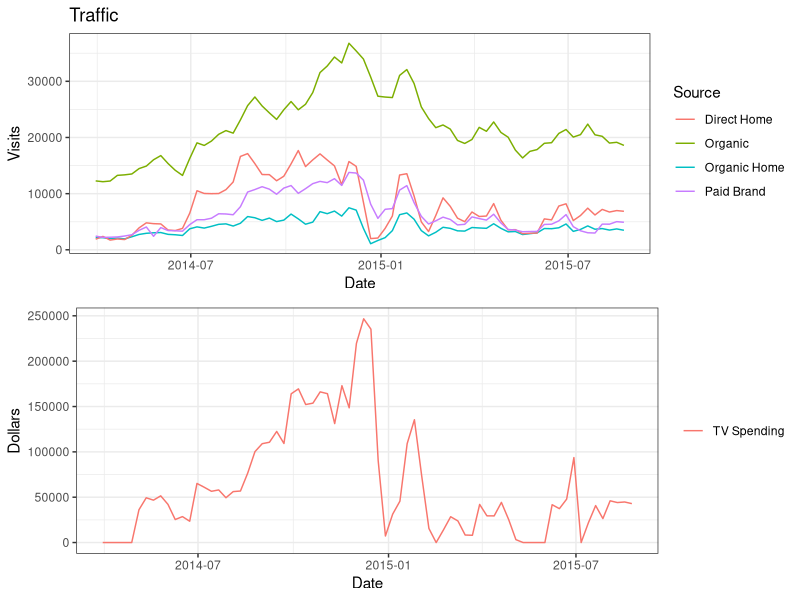
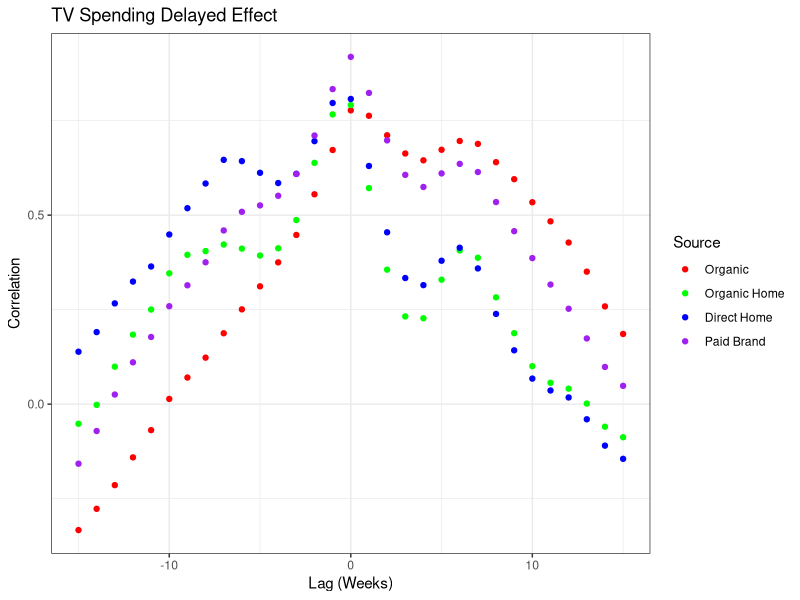
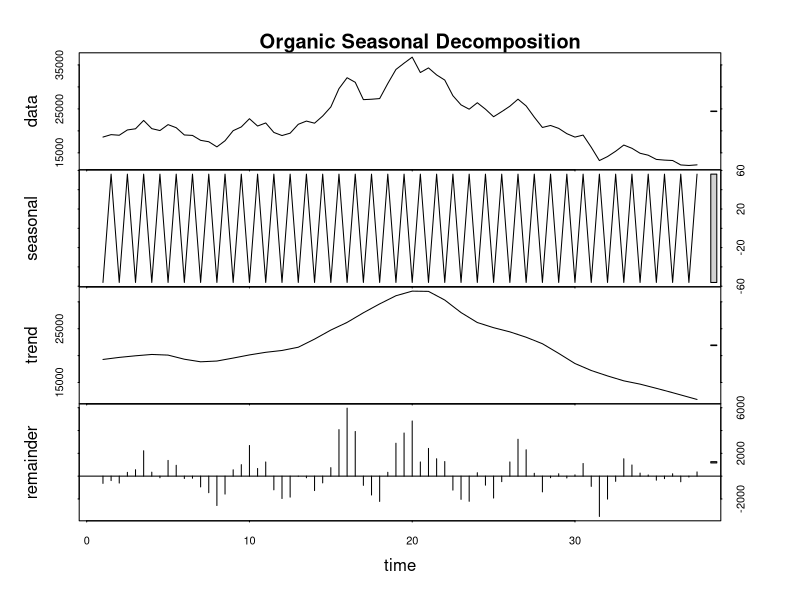
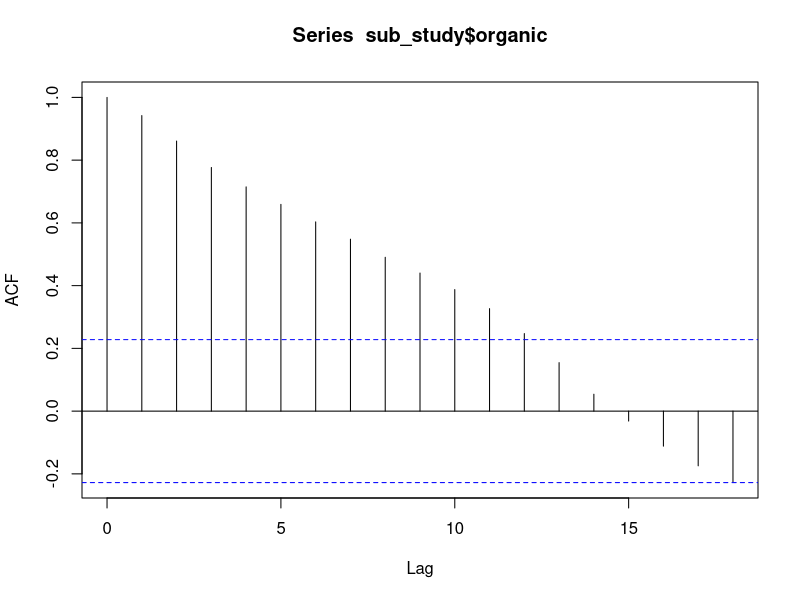
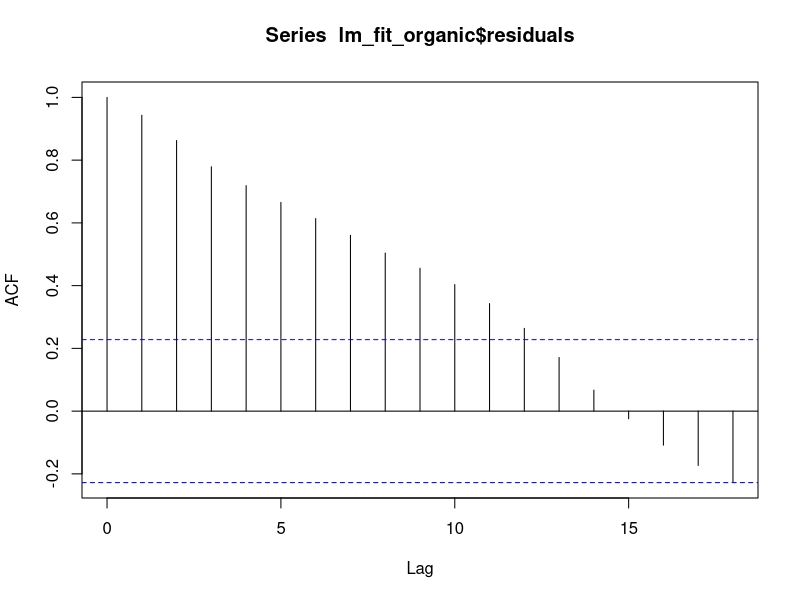
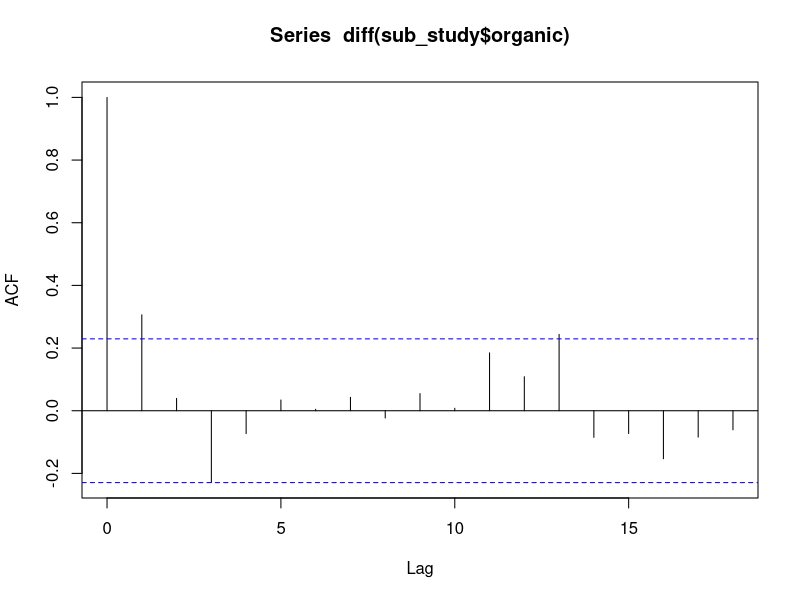
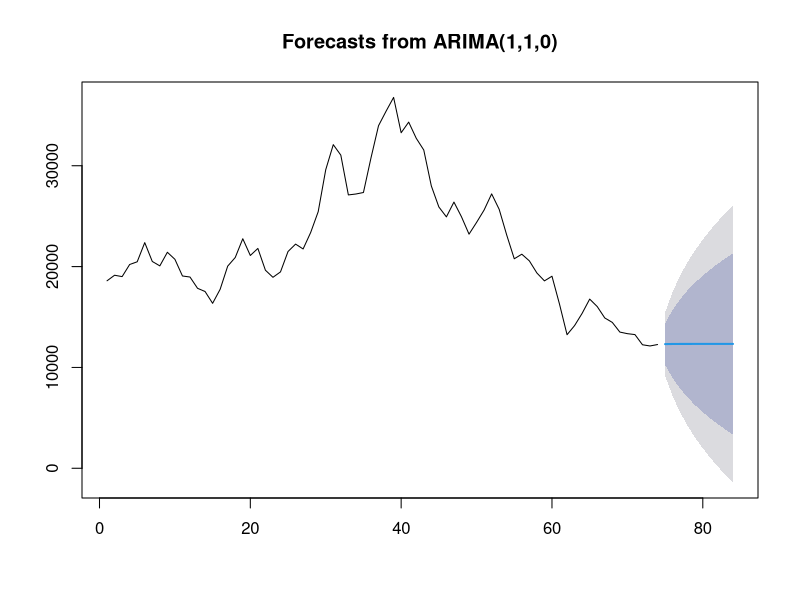
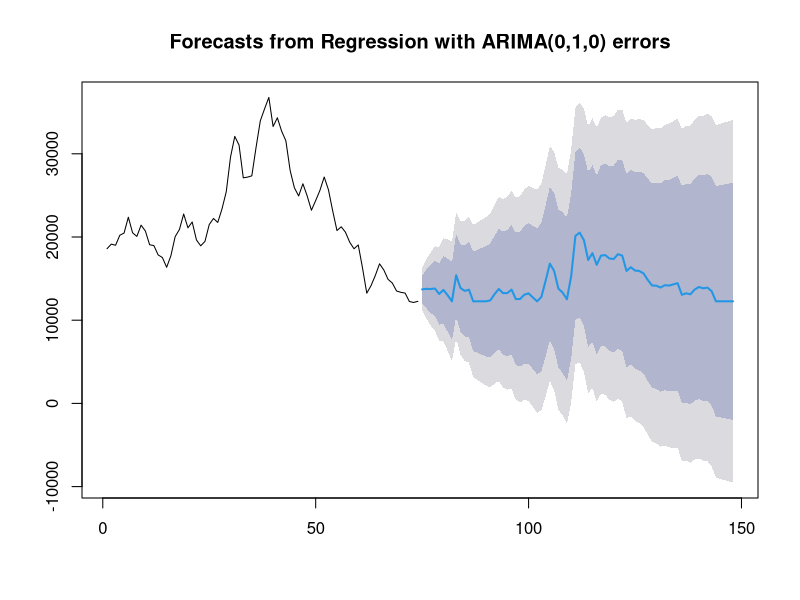

These figures' R source, in order:
library(tidyr)
library(dplyr)
library(openxlsx)
library(lubridate)
library(ggplot2)
library(gridExtra)
library(forecast)
library(stats)

tv_data=tbl_df(read.xlsx("tvanalysis.xlsx",sheet=2,rows=c(1:95),cols=c(1,4:20)))
tv_data$date=as.Date(as.character(tv_data$date),"%m/%d/%Y")+years(2000)
na_inds=which(is.na(tv_data$date))
for (ind in na_inds) {tv_data$date[ind]=tv_data$date[(ind-1)]+weeks(1)}

#Subsetting data
study_vars=c("date","tv.spend","organic","organic.home","direct.home","paid.brand.sessions")
study_cols=which(names(tv_data) %in% study_vars)
sub_study=na.omit(tv_data[,study_cols]  %>% arrange(desc(date)))
sub_study=sub_study[-1,]
sub_study$paid.brand.sessions=as.numeric(as.character(sub_study$paid.brand.sessions))





#Plot relevant data
tv_spend_plot=ggplot(sub_study) + theme_bw()+ 
              geom_line(aes(x=date,y=tv.spend,color="TV Spending")) +
              xlab("Date")+ylab("Dollars") +
              guides(color=guide_legend(title=NULL))
traffic_plot=ggplot(sub_study) + theme_bw()+
              geom_line(aes(x=date,y=organic,color="Organic"))+ 
              geom_line(aes(x=date,y=organic.home,color="Organic Home"))+ 
              geom_line(aes(x=date,y=direct.home,color="Direct Home"))+ 
              geom_line(aes(x=date,y=paid.brand.sessions,color="Paid Brand"))+
              ggtitle("Traffic")+xlab("Date")+ylab("Visits")+
              guides(color=guide_legend(title="Source"))

grid.arrange(traffic_plot, tv_spend_plot, ncol = 1)

#Correlations
cor(sub_study[,sapply(sub_study,is.numeric)])[1,]
vars<-c("organic","organic.home","direct.home","paid.brand.sessions")

ccf.df=data.frame(Correlation=NULL,Lag=NULL,Source=NULL)
for (var in vars) {
  ind=which(names(sub_study) == var)
  ccf_temp<-ccf(sub_study$tv.spend,sub_study[,ind],plot=FALSE)
  ccf_temp_df=data.frame(Correlation=ccf_temp$acf,Lag=ccf_temp$lag,Source=rep(var,length(ccf_temp$lag)))
  
  ccf.df<-rbind(ccf.df,ccf_temp_df)
}

CCF_plot<-ggplot(ccf.df,aes(x=Lag,y=Correlation,color=Source))+ theme_bw()+
  geom_point()+ggtitle("TV Spending Delayed Effect")+xlab("Lag (Weeks)")+
  scale_color_manual( values=c("red","green","blue","purple"),
                      name="Source",
                      breaks=vars,
                      labels=c("Organic", "Organic Home", "Direct Home","Paid Brand"))
CCF_plot
# ggplotly(CCF_plot)  

#Add a lagged TV element at 7 weeks based on findings in CCF
sub_study$tv_lag_7=c(rep(NA,7),sub_study$tv.spend[1:(length(sub_study$tv.spend)-7)])
# organic+organic.home+direct.home+paid.brand.sessions

##ACF explorations
#organic
stl_obj=stl(ts(sub_study$organic, frequency = 2),t.window=15,s.window="periodic",robust=TRUE)
plot(stl_obj)+title("Organic Seasonal Decomposition")

lm_fit_organic=lm(organic~date,data=sub_study)
acf(sub_study$organic)
acf(lm_fit_organic$residuals)
acf(diff(sub_study$organic))


organic_arima=auto.arima(sub_study$organic)
summary(organic_arima)
organic_arima_fcast=forecast(organic_arima)
plot(organic_arima_fcast)
organic_arima_R2=round(cor(fitted(organic_arima_fcast),sub_study$organic)^2,2)
organic_arima_R2

organic_tv_arima=auto.arima(sub_study$organic,xreg=c(sub_study$tv.spend))
summary(organic_tv_arima)
organic_tv_arima_fcast=forecast(organic_tv_arima,xreg=c(sub_study$tv.spend))
plot(organic_tv_arima_fcast)
organic_tv_arima_R2=round(cor(fitted(organic_tv_arima_fcast),sub_study$organic)^2,2)
organic_tv_arima_R2




#organic home


lm_fit_organic.home=lm(organic.home~date,data=sub_study)
acf(sub_study$organic.home)
acf(lm_fit_organic.home$residuals)
acf(diff(sub_study$organic.home))





#direct home
lm_fit_direct.home=lm(direct.home~date,data=sub_study)
acf(sub_study$direct.home)
acf(lm_fit_direct.home$residuals)
acf(diff(sub_study$direct.home))


# paid brand session
lm_fit_paid.brand.sessions=lm(paid.brand.sessions~date,data=sub_study)
acf(sub_study$paid.brand.sessions)
acf(lm_fit_paid.brand.sessions$residuals)
acf(diff(sub_study$paid.brand.sessions))


##Simple Regressions

study_vars=c("date","tv.spend","organic","organic.home","direct.home","paid.brand.sessions")
all_fit=lm(data=sub_study,tv.spend~0+organic+organic.home+direct.home+paid.brand.sessions)
coef(all_fit)
cor(sub_study[,sapply(sub_study,is.numeric)])[5,]















